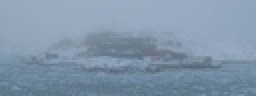
%> input picture images/2.jpg, 128 x 48 px, shrunk from 935 x 348 before the run (shown 2 times larger)
$ octave --eval "result = cap(imread('../images/2.jpg'));"   (GNU Octave 9; MATLAB toolbox functions it lacks are replaced by stand-ins)
%> lines starting %> are read from the running program, lines starting %| are printed output that depends on the picture
### CAP/min_filter.m
function [prior] = min_filter(image, min_filter_region)
    prior = image;
    sz = size(image);

    pad_prior = padarray(prior, [min_filter_region min_filter_region], 'both') ;
    for x = 1 : sz(1)
        for y = 1 : sz(2)
            current = prior(x, y);
            for x_region = (x - min_filter_region):(x + min_filter_region)
                for y_region = (y - min_filter_region):(y + min_filter_region)
                    current = min(current, pad_prior(x_region + min_filter_region, y_region + min_filter_region));
                end
            end
            prior(x, y) = current;

        end
    end
end

### CAP/cap.m
function image_scaled = cap(image)
    grayscale = double(rgb2gray(image))/255;
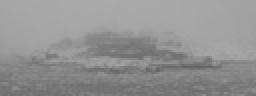
%> grayscale: size 48x128 double (shown 2 times larger); min 0.384, max 0.675, mean 0.574

    hsv_image = rgb2hsv(image);
%> hsv_image: size 48x128x3 double; mean H, S, V 0.584, 0.245, 0.67

    [sizex, sizey] = size(image);
%> sizex = 48; sizey = 384


    theta_0 = 0.121779;
    theta_1 = 0.959710;
    theta_2 = -0.780245;
    deviation = 0.041337;

    depth = theta_0 + theta_1 * grayscale + theta_2 * hsv_image(:, :, 2);
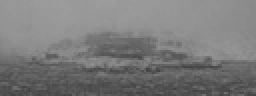
%> depth: size 48x128 double (shown 2 times larger); min 0.25, max 0.621, mean 0.482
%     imshow(depth);
%     figure;

    t_min = min(max(exp(-depth) * .9, .1 ), .9);
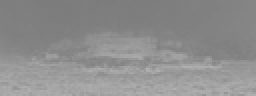
%> t_min: size 48x128 double (shown 2 times larger); min 0.484, max 0.701, mean 0.559

    image_scaled = double(image) / 255.0 ;


    fuzzed_depth = min_filter(depth, 10);
%> in min_filter, `pad_prior = padarray(prior, [min_filter_region min_filter_region], 'bo..`:
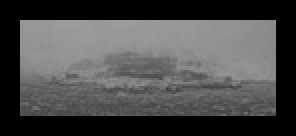
%> pad_prior: size 68x148 double (shown 2 times larger); min 0, max 0.621, mean 0.294
%> after the loop in min_filter, `for x = 1 : sz(1)`:
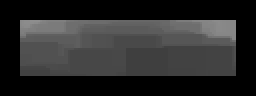
%> prior: size 48x128 double (shown 2 times larger); min 0, max 0.557, mean 0.163
    order_depth = sort(fuzzed_depth(:), 'descend');
%> order_depth = 6144 values, max 0.557 at index 1, min 0 at index 3025, mean 0.163
    min_range = min(order_depth(1 : int64((sizex * sizey) * .001)));
%> min_range = 0.545
    A = max(max((fuzzed_depth > min_range) .* grayscale));
%> A = 0.655

%     fprintf('Attenuation:%d \n' , A)

    for i = 1:3
        image_scaled(:, :, i) = ((image_scaled(:, :, i) - A) ./ t_min) + A;
    end
%> image_scaled: size 48x128x3 double; mean H, S, V 0.406, 0.549, 0.696

    image_scaled = uint8(image_scaled * 255);
%> image_scaled: size 48x128x3 uint8; mean H, S, V 103.5, 139.9, 177.5
end
% [4 lines of commented-out code are left out]
